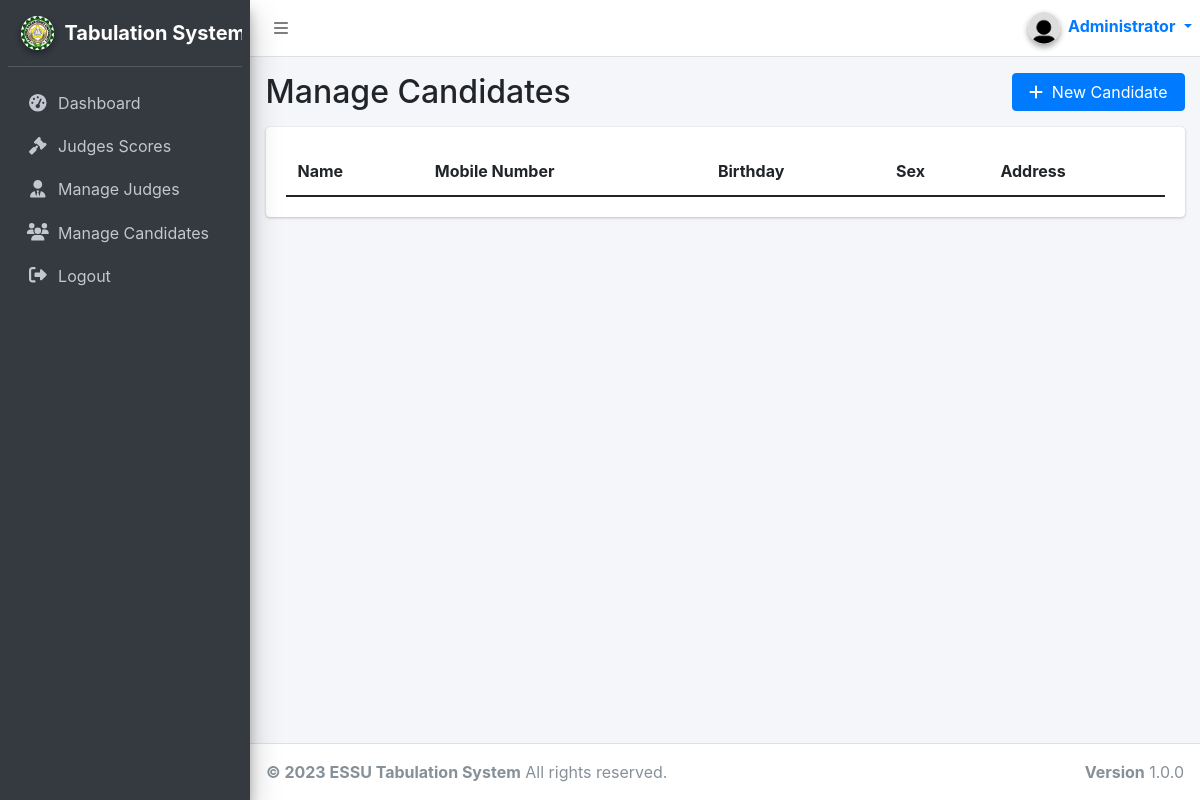
/manage_candidates.php (signed in), run on an earlier commit of the app's database.
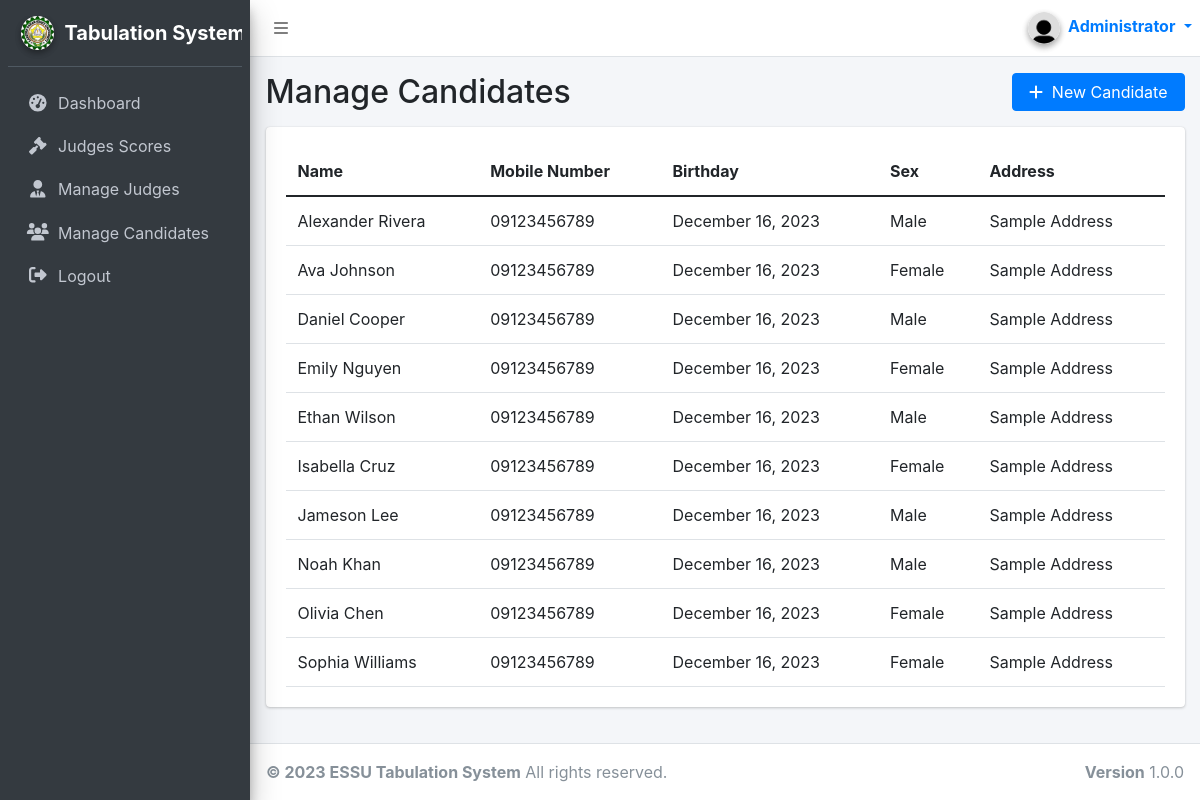
And on a later commit of the database.
### tables this page shows
CREATE TABLE `candidates` (
  `id` int(11) NOT NULL,
  `name` varchar(30) NOT NULL,
  `mobile_number` varchar(11) NOT NULL,
  `birthday` varchar(10) NOT NULL,
  `sex` varchar(6) NOT NULL,
  `address` text NOT NULL
);

### manage_candidates.php (the view, shortened to what this page needs)
<?php include_once "header.php" ?>
<div class="content-wrapper">
    <section class="content">
        <div class="container-fluid">
            <div class="row mb-2">
                <div class="col-lg-6">
                    <h2 class="mt-3">Manage Candidates</h2>
                </div>
                <div class="col-lg-6">
                    <button class="btn btn-primary mt-3 float-right px-3" data-toggle="modal" data-target="#new_candidate_modal">
                        <i class="fas fa-plus mr-1"></i>
                        New Candidate
                    </button>
                </div>
            </div>
        </div>
    </section>
    <section class="content">
        <div class="container-fluid">
            <div class="row">
                <div class="col-lg-12">
                    <div class="card">
                        <div class="card-body">
                            <table class="table table-hover datatable">
                                <thead>
                                    <tr>
                                        <th>Name</th>
                                        <th>Mobile Number</th>
                                        <th>Birthday</th>
                                        <th>Sex</th>
                                        <th>Address</th>
                                    </tr>
                                </thead>
                                <tbody>
                                    <?php
                                    $sql = "SELECT * FROM `candidates` ORDER BY `name` ASC";
                                    $result = $conn->query($sql);
                                    ?>
                                    <?php if ($result->num_rows > 0) : ?>
                                        <?php while ($row = $result->fetch_assoc()) : ?>
                                            <tr>
                                                <td><?= $row["name"] ?></td>
                                                <td><?= $row["mobile_number"] ?></td>
                                                <td>
                                                    <?php
                                                    $dateString = $row["birthday"];
                                                    $date = new DateTime($dateString);
                                                    echo $date->format('F j, Y');
                                                    ?>
                                                </td>
                                                <td><?= $row["sex"] ?></td>
                                                <td><?= $row["address"] ?></td>
                                            </tr>
                                        <?php endwhile ?>
                                    <?php endif ?>
                                </tbody>
                            </table>
                        </div>
                    </div>
                </div>
            </div>
        </div>
    </section>
</div>
<?php include_once "footer.php" ?>

### header.php (shortened to what this page needs)
<!DOCTYPE html>
<html lang="en">
<head>
    <link rel="stylesheet" href="./plugins/bootstrap/css/bootstrap.css">
    <link rel="stylesheet" href="./plugins/adminlte/css/adminlte.css">
    <link rel="stylesheet" href="./plugins/fontawesome/css/all.min.css">
    <link rel="stylesheet" href="./plugins/datatables-bs4/css/dataTables.bootstrap4.min.css">
    <link rel="stylesheet" href="./plugins/datatables-responsive/css/responsive.bootstrap4.min.css">
    <link rel="stylesheet" href="./plugins/datatables-buttons/css/buttons.bootstrap4.min.css">
</head>
<body class="hold-transition sidebar-mini">
    <div class="wrapper">
        <nav class="main-header navbar navbar-expand navbar-white navbar-light">
            <ul class="navbar-nav">
                <li class="nav-item">
                    <a class="nav-link" data-widget="pushmenu" href="#" role="button"><i class="fas fa-bars"></i></a>
                </li>
            </ul>
            <ul class="navbar-nav ml-auto">
                <li class="nav-item dropdown user-menu">
                    <a class="dropdown-toggle" id="userDropdown" role="button" data-bs-toggle="dropdown" aria-expanded="false">
                        <img src="./assets/img/default_user.png" class="img-circle elevation-2 me-1" alt="User Image" width="32" height="32">
                        <span class="d-none d-md-inline text-bold"><?= $_SESSION["name"] ?></span>
                    </a>
                </li>
            </ul>
        </nav>
        <aside class="main-sidebar sidebar-dark-primary elevation-4">
            <div class="sidebar">
                <div class="user-panel mt-3 pb-2 mb-3 d-flex">
                    <div class="image">
                        <img src="./assets/img/logo.png" class="img-circle elevation-2" alt="Header Image">
                    </div>
                    <div class="info">
                        <h5 class="d-block text-white text-bold">Tabulation System</h5>
                    </div>
                </div>
                <nav class="mt-2">
                    <ul class="nav nav-pills nav-sidebar flex-column" data-widget="treeview" role="menu" data-accordion="false">
                        <?php if ($_SESSION["user_type"] == "admin") : ?>
                            <li class="nav-item">
                                <a href="javascript:void(0)" id="btn_dashboard" class="nav-link <?= $_SESSION["current_tab"] == "Dashboard" ? "active" : null ?>">
                                    <i class="nav-icon fas fa-tachometer-alt"></i>
                                    <p>Dashboard</p>
                                </a>
                            </li>
                            <li class="nav-item">
                                <a href="javascript:void(0)" id="btn_judges_scores" class="nav-link <?= $_SESSION["current_tab"] == "Judges Scores" ? "active" : null ?>">
                                    <i class="nav-icon fas fa-gavel"></i>
                                    <p>Judges Scores</p>
                                </a>
                            </li>
                            <li class="nav-item">
                                <a href="javascript:void(0)" id="btn_manage_judges" class="nav-link <?= $_SESSION["current_tab"] == "Manage Judges" ? "active" : null ?>">
                                    <i class="nav-icon fas fa-user-tie"></i>
                                    <p>Manage Judges</p>
                                </a>
                            </li>
                            <li class="nav-item">
                                <a href="javascript:void(0)" id="btn_manage_candidates" class="nav-link <?= $_SESSION["current_tab"] == "Manage Candidates" ? "active" : null ?>">
                                    <i class="nav-icon fas fa-users"></i>
                                    <p>Manage Candidates</p>
                                </a>
                            </li>
                        <?php endif ?>
                        <li class="nav-item">
                            <a href="javascript:void(0)" class="nav-link btn_logout">
                                <i class="nav-icon fas fa-sign-out-alt"></i>
                                <p>Logout</p>
                            </a>
                        </li>
                    </ul>
                </nav>
            </div>
        </aside>

### footer.php (shortened to what this page needs)
<footer class="main-footer">
    <div class="float-right d-none d-sm-block">
        <b>Version</b> 1.0.0
    </div>
    <strong>&copy; 2023 ESSU Tabulation System</strong> All rights reserved.
</footer>
</div>
</body>
</html>

What changed in the data, as far as the page shows it:
added candidates: name "Alexander Rivera", mobile_number "09123456789", birthday "December 16, 2023", sex "Male", address "Sample Address"
added candidates: name "Ava Johnson", mobile_number "09123456789", birthday "December 16, 2023", sex "Female", address "Sample Address"
added candidates: name "Daniel Cooper", mobile_number "09123456789", birthday "December 16, 2023", sex "Male", address "Sample Address"
added candidates: name "Emily Nguyen", mobile_number "09123456789", birthday "December 16, 2023", sex "Female", address "Sample Address"
added candidates: name "Ethan Wilson", mobile_number "09123456789", birthday "December 16, 2023", sex "Male", address "Sample Address"
added candidates: name "Isabella Cruz", mobile_number "09123456789", birthday "December 16, 2023", sex "Female", address "Sample Address"
added candidates: name "Jameson Lee", mobile_number "09123456789", birthday "December 16, 2023", sex "Male", address "Sample Address"
added candidates: name "Noah Khan", mobile_number "09123456789", birthday "December 16, 2023", sex "Male", address "Sample Address"
added candidates: name "Olivia Chen", mobile_number "09123456789", birthday "December 16, 2023", sex "Female", address "Sample Address"
added candidates: name "Sophia Williams", mobile_number "09123456789", birthday "December 16, 2023", sex "Female", address "Sample Address"
